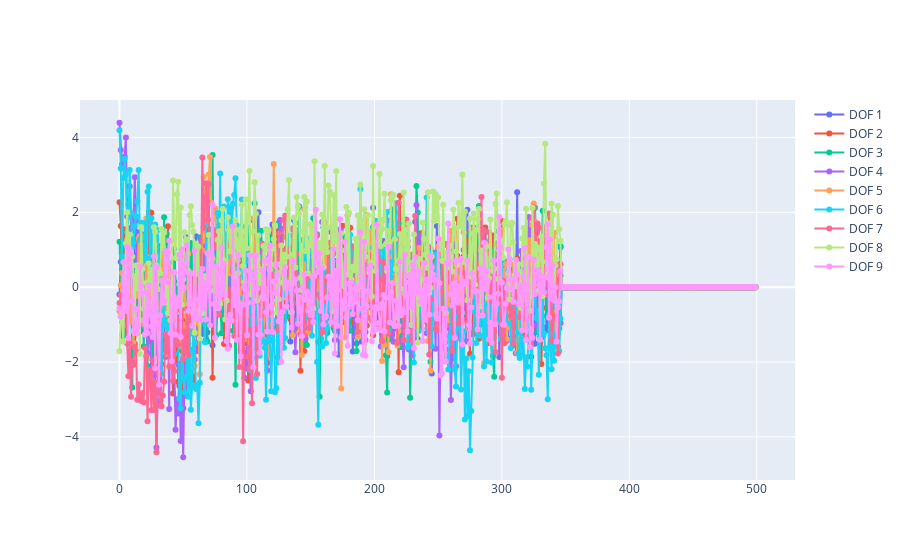

Notebook code for this chart:
### Code cell
import plotly.express as px
import plotly.graph_objects as go

fig = go.Figure()
for dof_idx in range(1, 10):
    fig.add_trace(go.Scatter(x=graph_dataframe["timestamp"], y=graph_dataframe[f"dof_{dof_idx}"],
                        mode='lines+markers',
                        name=f'DOF {dof_idx}'))
fig.update_layout(
    autosize=True,
    height=800,
)
fig.show()

### Figure 1 — Plotly figure (JSON) as saved in the notebook; plotly's stock layout.template omitted (floating-point values rounded to 4 significant figures; data arrays with more than 128 entries replaced by an {"elided": "..."} marker saying what was removed)
{"data": [{"mode": "lines+markers", "name": "DOF 1", "type": "scatter", "x": {"elided": "500 int values"}, "y": {"elided": "500 float values"}}, {"mode": "lines+markers", "name": "DOF 2", "type": "scatter", "x": {"elided": "500 int values"}, "y": {"elided": "500 float values"}}, {"mode": "lines+markers", "name": "DOF 3", "type": "scatter", "x": {"elided": "500 int values"}, "y": {"elided": "500 float values"}}, {"mode": "lines+markers", "name": "DOF 4", "type": "scatter", "x": {"elided": "500 int values"}, "y": {"elided": "500 float values"}}, {"mode": "lines+markers", "name": "DOF 5", "type": "scatter", "x": {"elided": "500 int values"}, "y": {"elided": "500 float values"}}, {"mode": "lines+markers", "name": "DOF 6", "type": "scatter", "x": {"elided": "500 int values"}, "y": {"elided": "500 float values"}}, {"mode": "lines+markers", "name": "DOF 7", "type": "scatter", "x": {"elided": "500 int values"}, "y": {"elided": "500 float values"}}, {"mode": "lines+markers", "name": "DOF 8", "type": "scatter", "x": {"elided": "500 int values"}, "y": {"elided": "500 float values"}}, {"mode": "lines+markers", "name": "DOF 9", "type": "scatter", "x": {"elided": "500 int values"}, "y": {"elided": "500 float values"}}], "layout": {"autosize": true, "xaxis": {"autorange": true, "range": [-29.38, 528.4], "type": "linear"}, "yaxis": {"autorange": true, "range": [-5.11, 4.957], "type": "linear"}}}
